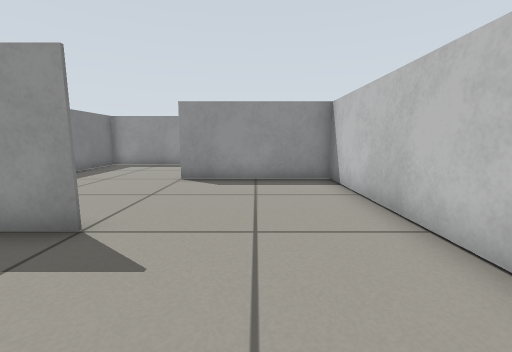
view 1 (above)

17 first-person views from a walk through a Gazebo world. The camera is 0.13 m above the floor, tilts 8° down and sees 90° across. The floor is counted in squares, 0.1 m on a side. Each view is taken from the middle of a square. On the plan, view 1 faces up. The plan holds only what a view shows up to about 12 squares ahead; the rest is blank.

view 2
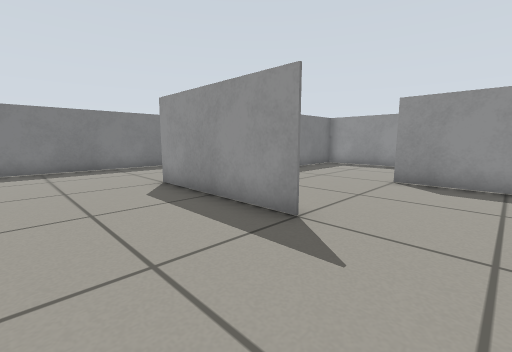

view 3
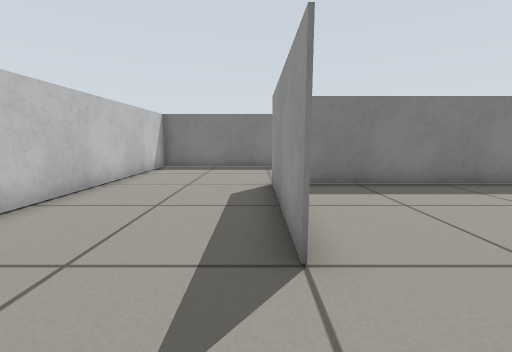

view 4
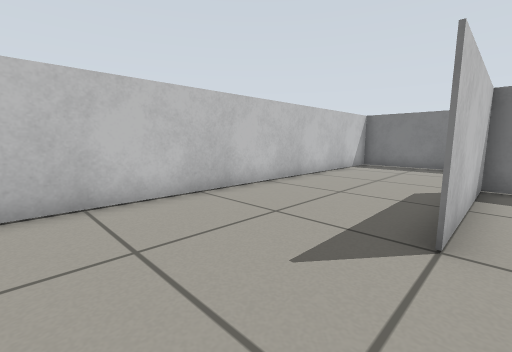

view 5
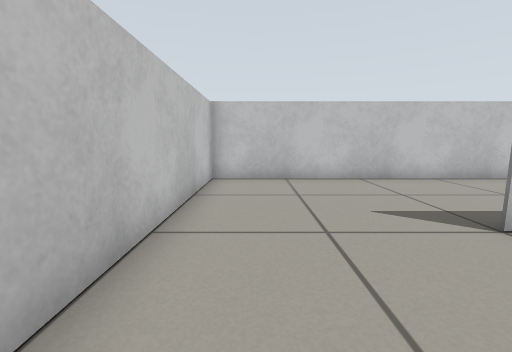

view 6
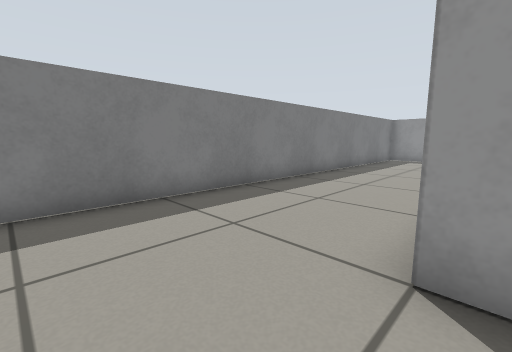

view 7
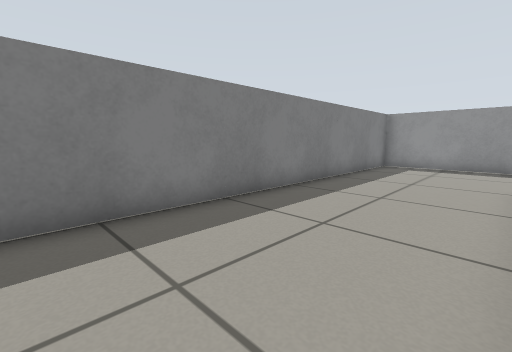

view 8
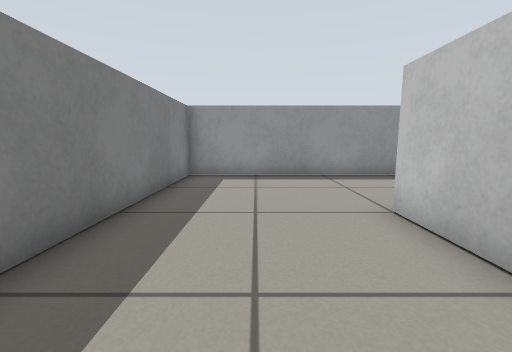

view 9
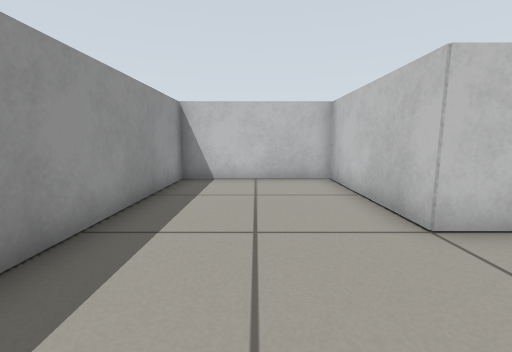

view 10
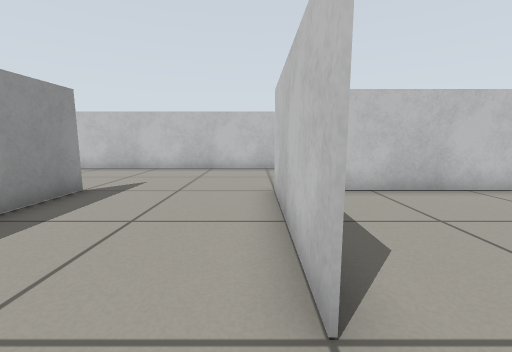

view 11
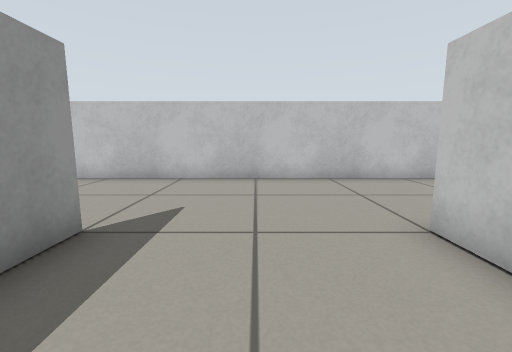

view 12
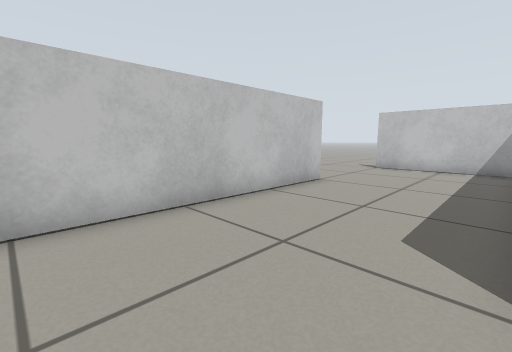

view 13
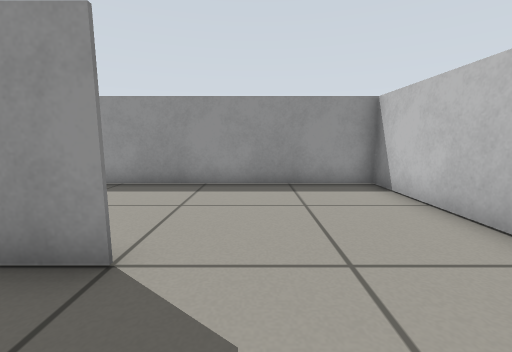

view 14
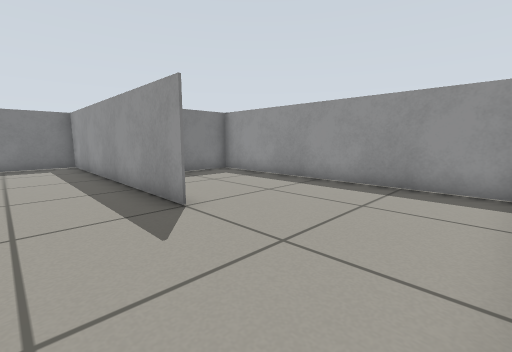

view 15
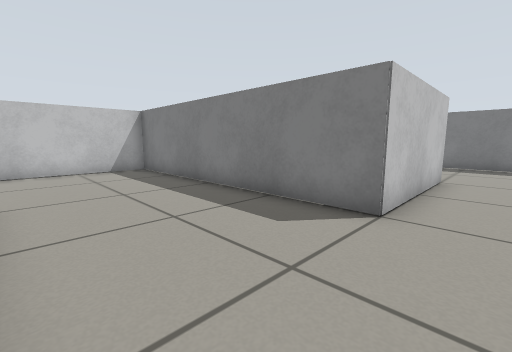

view 16
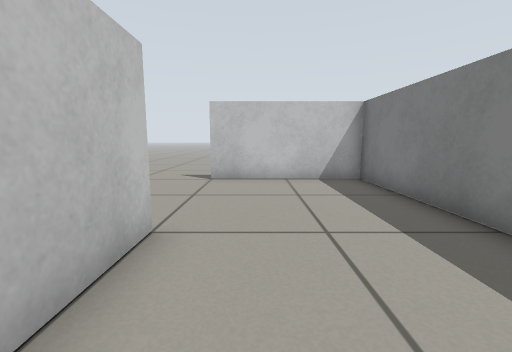

view 17
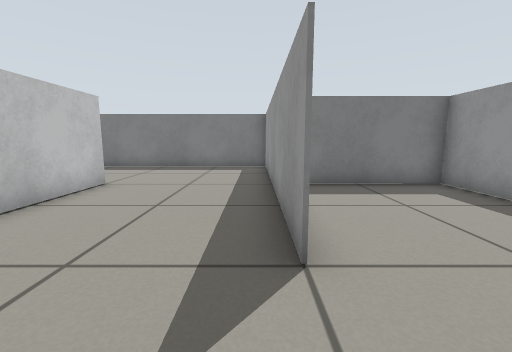

### Floor plan
Points are (right, up) in squares from view 1. A wall is a line through its corners. A room is listed if a view was taken in it or the views show most of it. See-through windows are left out.
Room 1 (views 1, 2, 3, 6, 7, 8, 9)
walls: (-7.5, 11.2) (-7.5, 13.5) (-2.5, 13.5) (-2.5, 18.5); (-2.4, 3.5) (-7.6, 3.5); (-12.2, -1.5) (3, -1.5); (-2, 18.5) (-12.5, 18.5) (-12.5, -0.1); (2.5, -1.5) (2.5, 3.5)
ways out: opening at (0, 3) to room 2
Room 2 (views 4, 5)
walls: (2.5, 3.5) (2.5, 8.5) (-2.5, 8.5); (-7.5, 8.5) (-7.5, 3.5) (-2.5, 3.5)
ways out: opening at (0, 3) to room 1; opening at (-4.5, 8) to room 3
Room 3 (views 10, 11, 12, 13, 14, 15, 16, 17)
walls: (2.6, 13.5) (-7.5, 13.5) (-7.5, 8.5); (-2.6, 8.5) (2.5, 8.5) (2.5, -1.5); (7.5, 3.4) (7.5, 13.5); (3, -1.5) (7.5, -1.5)
ways out: opening at (-4.5, 8) to room 2; opening at (5, 13) to room 4; opening at (8, 1)
Room 4 (no view inside)
walls: (7.5, 13.5) (7.5, 18.5) (-2, 18.5); (-2.5, 18.5) (-2.5, 14.5)
ways out: opening at (5, 13) to room 3

Positions as (right, up) in squares from view 1, and headings:
1: (0, 0), facing up
2: (0, 0), facing up-left
3: (0, 3), facing left
4: (1, 4), facing down-left
5: (1, 7), facing down
6: (-7, 1), facing up-left
7: (-8, 5), facing up-left
8: (-10, 9), facing up
9: (-11, 16), facing right
10: (-4, 9), facing right
11: (-1, 11), facing right
12: (3, 11), facing down-right
13: (4, 11), facing up
14: (7, 11), facing up-left
15: (7, 10), facing down-left
16: (6, 7), facing down
17: (5, 13), facing left
